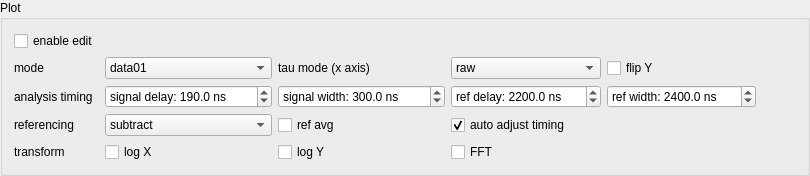
          <widget class="QGroupBox" name="groupBox_3">
           <property name="title">
            <string>Plot</string>
           </property>
           <layout class="QGridLayout" name="gridLayout">
            <item row="2" column="0">
             <widget class="QLabel" name="label_7">
              <property name="sizePolicy">
               <sizepolicy hsizetype="Preferred" vsizetype="Preferred">
                <horstretch>0</horstretch>
                <verstretch>0</verstretch>
               </sizepolicy>
              </property>
              <property name="text">
               <string>analysis timing</string>
              </property>
             </widget>
            </item>
            <item row="1" column="3">
             <widget class="QComboBox" name="taumodeBox">
              <property name="sizePolicy">
               <sizepolicy hsizetype="MinimumExpanding" vsizetype="Fixed">
                <horstretch>0</horstretch>
                <verstretch>0</verstretch>
               </sizepolicy>
              </property>
              <item>
               <property name="text">
                <string>raw</string>
               </property>
              </item>
              <item>
               <property name="text">
                <string>total</string>
               </property>
              </item>
              <item>
               <property name="text">
                <string>freq</string>
               </property>
              </item>
              <item>
               <property name="text">
                <string>index</string>
               </property>
              </item>
              <item>
               <property name="text">
                <string>head</string>
               </property>
              </item>
             </widget>
            </item>
            <item row="2" column="4">
             <widget class="QDoubleSpinBox" name="refwidthBox">
              <property name="sizePolicy">
               <sizepolicy hsizetype="MinimumExpanding" vsizetype="Preferred">
                <horstretch>0</horstretch>
                <verstretch>0</verstretch>
               </sizepolicy>
              </property>
              <property name="minimumSize">
               <size>
                <width>140</width>
                <height>0</height>
               </size>
              </property>
              <property name="prefix">
               <string>ref width: </string>
              </property>
              <property name="suffix">
               <string> ns</string>
              </property>
              <property name="decimals">
               <number>1</number>
              </property>
              <property name="minimum">
               <double>-999999999.000000000000000</double>
              </property>
              <property name="maximum">
               <double>999999999.000000000000000</double>
              </property>
              <property name="singleStep">
               <double>3.200000000000000</double>
              </property>
              <property name="value">
               <double>2400.000000000000000</double>
              </property>
             </widget>
            </item>
            <item row="4" column="1">
             <widget class="QCheckBox" name="logXBox">
              <property name="text">
               <string>log X</string>
              </property>
             </widget>
            </item>
            <item row="2" column="2">
             <widget class="QDoubleSpinBox" name="sigwidthBox">
              <property name="sizePolicy">
               <sizepolicy hsizetype="MinimumExpanding" vsizetype="Preferred">
                <horstretch>0</horstretch>
                <verstretch>0</verstretch>
               </sizepolicy>
              </property>
              <property name="minimumSize">
               <size>
                <width>160</width>
                <height>0</height>
               </size>
              </property>
              <property name="prefix">
               <string>signal width: </string>
              </property>
              <property name="suffix">
               <string> ns</string>
              </property>
              <property name="decimals">
               <number>1</number>
              </property>
              <property name="minimum">
               <double>-999999999.000000000000000</double>
              </property>
              <property name="maximum">
               <double>999999999.000000000000000</double>
              </property>
              <property name="singleStep">
               <double>3.200000000000000</double>
              </property>
              <property name="value">
               <double>300.000000000000000</double>
              </property>
             </widget>
            </item>
            <item row="4" column="0">
             <widget class="QLabel" name="label_14">
              <property name="text">
               <string>transform</string>
              </property>
             </widget>
            </item>
            <item row="3" column="1">
             <widget class="QComboBox" name="refmodeBox">
              <property name="sizePolicy">
               <sizepolicy hsizetype="MinimumExpanding" vsizetype="Fixed">
                <horstretch>0</horstretch>
                <verstretch>0</verstretch>
               </sizepolicy>
              </property>
              <item>
               <property name="text">
                <string>subtract</string>
               </property>
              </item>
              <item>
               <property name="text">
                <string>divide</string>
               </property>
              </item>
              <item>
               <property name="text">
                <string>ignore</string>
               </property>
              </item>
             </widget>
            </item>
            <item row="3" column="2">
             <widget class="QCheckBox" name="refavgBox">
              <property name="sizePolicy">
               <sizepolicy hsizetype="Preferred" vsizetype="Preferred">
                <horstretch>0</horstretch>
                <verstretch>0</verstretch>
               </sizepolicy>
              </property>
              <property name="text">
               <string>ref avg</string>
              </property>
             </widget>
            </item>
            <item row="3" column="3">
             <widget class="QCheckBox" name="autoadjustBox">
              <property name="text">
               <string>auto adjust timing</string>
              </property>
              <property name="checked">
               <bool>true</bool>
              </property>
             </widget>
            </item>
            <item row="2" column="1">
             <widget class="QDoubleSpinBox" name="sigdelayBox">
              <property name="sizePolicy">
               <sizepolicy hsizetype="MinimumExpanding" vsizetype="Preferred">
                <horstretch>0</horstretch>
                <verstretch>0</verstretch>
               </sizepolicy>
              </property>
              <property name="minimumSize">
               <size>
                <width>160</width>
                <height>0</height>
               </size>
              </property>
              <property name="prefix">
               <string>signal delay: </string>
              </property>
              <property name="suffix">
               <string> ns</string>
              </property>
              <property name="decimals">
               <number>1</number>
              </property>
              <property name="minimum">
               <double>-999999999.000000000000000</double>
              </property>
              <property name="maximum">
               <double>999999999.000000000000000</double>
              </property>
              <property name="singleStep">
               <double>3.200000000000000</double>
              </property>
              <property name="value">
               <double>190.000000000000000</double>
              </property>
             </widget>
            </item>
            <item row="1" column="2">
             <widget class="QLabel" name="label_2">
              <property name="text">
               <string>tau mode (x axis)</string>
              </property>
             </widget>
            </item>
            <item row="4" column="3">
             <widget class="QCheckBox" name="fftBox">
              <property name="text">
               <string>FFT</string>
              </property>
             </widget>
            </item>
            <item row="1" column="1">
             <widget class="QComboBox" name="plotmodeBox">
              <property name="sizePolicy">
               <sizepolicy hsizetype="MinimumExpanding" vsizetype="Fixed">
                <horstretch>0</horstretch>
                <verstretch>0</verstretch>
               </sizepolicy>
              </property>
              <item>
               <property name="text">
                <string>data01</string>
               </property>
              </item>
              <item>
               <property name="text">
                <string>data0</string>
               </property>
              </item>
              <item>
               <property name="text">
                <string>data1</string>
               </property>
              </item>
              <item>
               <property name="text">
                <string>diff</string>
               </property>
              </item>
              <item>
               <property name="text">
                <string>average</string>
               </property>
              </item>
              <item>
               <property name="text">
                <string>normalize</string>
               </property>
              </item>
              <item>
               <property name="text">
                <string>concatenate</string>
               </property>
              </item>
              <item>
               <property name="text">
                <string>ref</string>
               </property>
              </item>
             </widget>
            </item>
            <item row="4" column="2">
             <widget class="QCheckBox" name="logYBox">
              <property name="text">
               <string>log Y</string>
              </property>
             </widget>
            </item>
            <item row="2" column="3">
             <widget class="QDoubleSpinBox" name="refdelayBox">
              <property name="sizePolicy">
               <sizepolicy hsizetype="MinimumExpanding" vsizetype="Preferred">
                <horstretch>0</horstretch>
                <verstretch>0</verstretch>
               </sizepolicy>
              </property>
              <property name="minimumSize">
               <size>
                <width>140</width>
                <height>0</height>
               </size>
              </property>
              <property name="prefix">
               <string>ref delay: </string>
              </property>
              <property name="suffix">
               <string> ns</string>
              </property>
              <property name="decimals">
               <number>1</number>
              </property>
              <property name="minimum">
               <double>-999999999.000000000000000</double>
              </property>
              <property name="maximum">
               <double>999999999.000000000000000</double>
              </property>
              <property name="singleStep">
               <double>3.200000000000000</double>
              </property>
              <property name="value">
               <double>2200.000000000000000</double>
              </property>
             </widget>
            </item>
            <item row="1" column="0">
             <widget class="QLabel" name="label_8">
              <property name="text">
               <string>mode</string>
              </property>
             </widget>
            </item>
            <item row="0" column="0">
             <widget class="QCheckBox" name="plotenableBox">
              <property name="text">
               <string>enable edit</string>
              </property>
             </widget>
            </item>
            <item row="3" column="0">
             <widget class="QLabel" name="label_3">
              <property name="text">
               <string>referencing</string>
              </property>
             </widget>
            </item>
            <item row="2" column="5">
             <spacer name="horizontalSpacer_4">
              <property name="orientation">
               <enum>Qt::Horizontal</enum>
              </property>
              <property name="sizeHint" stdset="0">
               <size>
                <width>40</width>
                <height>20</height>
               </size>
              </property>
             </spacer>
            </item>
            <item row="1" column="4">
             <widget class="QCheckBox" name="flipYBox">
              <property name="text">
               <string>flip Y</string>
              </property>
             </widget>
            </item>
           </layout>
          </widget>
